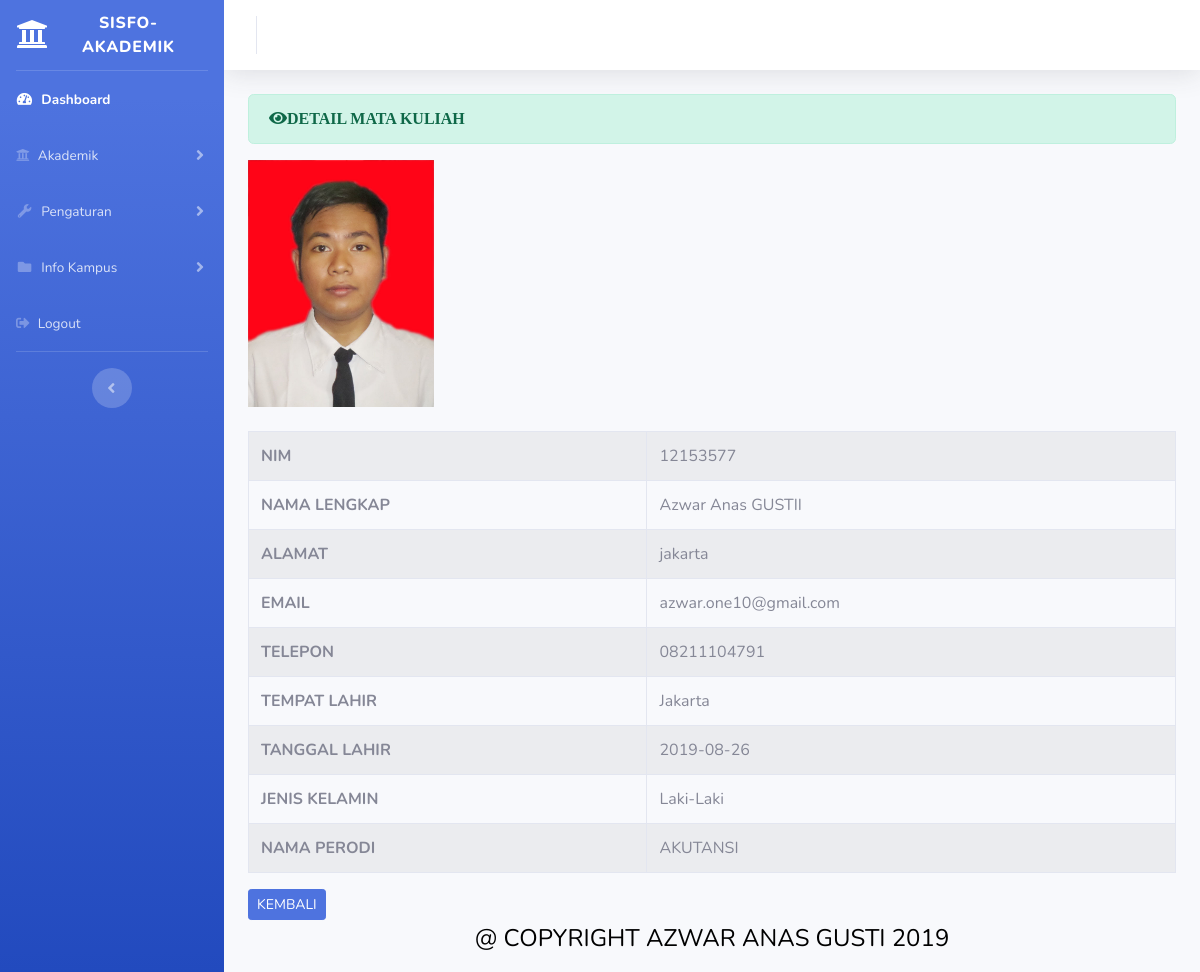
/index.php/administrator/mahasiswa/detail/1, run on the app's committed database.
### tables this page shows
CREATE TABLE `mahasiswa` (
  `id` int(11) NOT NULL,
  `nim` varchar(11) NOT NULL,
  `nama_lengkap` varchar(120) NOT NULL,
  `alamat` varchar(255) NOT NULL,
  `email` varchar(120) NOT NULL,
  `telepon` varchar(20) NOT NULL,
  `tempat_lahir` varchar(120) NOT NULL,
  `tanggal_lahir` date NOT NULL,
  `jenis_kelamin` varchar(120) NOT NULL,
  `nama_prodi` varchar(120) NOT NULL,
  `photo` varchar(255) NOT NULL
);

### application/controllers/administrator/mahasiswa.php (called while the page is built, shortened)
<?php
class Mahasiswa extends CI_Controller{
public function detail($id)
	{
		$data['detail'] = $this->mahasiswa_model->ambil_id_mahasiswa($id);
        $this->load->view('templates_administrator/header');
		$this->load->view('templates_administrator/sidebar');
		$this->load->view('administrator/mahasiswa_detail',$data);
		$this->load->view('templates_administrator/footer');
	}
	}

### index.php (called while the page is built, shortened)
<?php
require_once BASEPATH.'core/CodeIgniter.php';

### application/models/mahasiswa_model.php (called while the page is built, shortened)
<?php
class Mahasiswa_model extends CI_Model
{
	public function ambil_id_mahasiswa($id)
	{
		$hasil = $this->db->where('id',$id)->get('mahasiswa');
		if($hasil->num_rows() > 0){
			return $hasil->result();
		}else{
			return false;
		}
	}
		}

### application/views/administrator/mahasiswa_detail.php (the view)
<div class="container-fluid">
	 <div class="alert alert-success" role="alert">
   <i class="fas fa-eye">DETAIL MATA KULIAH </i>
       </div>
        <table class="table table-hover table-striped table-bordered">
        	<?php foreach ($detail as $dt) : ?>
        		<img  class="mb-4" src="<?php echo base_url('assets/uploads/').$dt->photo?>" style="width: 20%">
    <tr>
     	<th>NIM</th>
     	<td><?php echo $dt->nim; ?></td>
    </tr>
     <tr>
     	<th>NAMA LENGKAP</th>
     	<td><?php echo $dt->nama_lengkap; ?></td>
    </tr>
 <tr>
     	<th>ALAMAT</th>
     	<td><?php echo $dt->alamat; ?></td>
    </tr>
     <tr>
     	<th>EMAIL</th>
     	<td><?php echo $dt->email; ?></td>
    </tr>
     <tr>
     	<th>TELEPON</th>
     	<td><?php echo $dt->telepon; ?></td>
    </tr>
     <tr>
     	<th>TEMPAT LAHIR</th>
     	<td><?php echo $dt->tempat_lahir; ?></td>
    </tr>
     <tr>
     	<th>TANGGAL LAHIR</th>
     	<td><?php echo $dt->tanggal_lahir; ?></td>
    </tr>
     <tr>
     	<th>JENIS KELAMIN</th>
     	<td><?php echo $dt->jenis_kelamin; ?></td>
    </tr>
     <tr>
     	<th>NAMA PERODI</th>
     	<td><?php echo $dt->nama_prodi; ?></td>
    </tr>
<?php endforeach; ?>
     	</table>
     	<?php echo anchor('administrator/mahasiswa','<div class="btn btn-sm btn-primary">KEMBALI </div>')?>
</div>

### data on the page
mahasiswa: photo (picture), nim "12153577", nama_lengkap "Azwar Anas GUSTII", alamat "jakarta", email "azwar.one10@gmail.com", telepon "08211104791", tempat_lahir "Jakarta", tanggal_lahir "2019-08-26", jenis_kelamin "Laki-Laki", nama_prodi "AKUTANSI"
